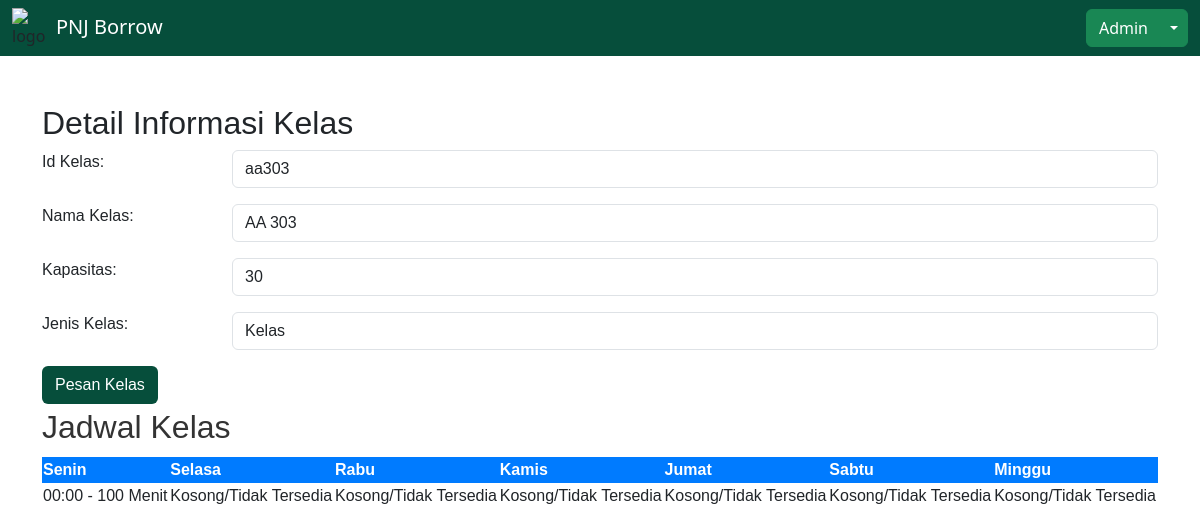
The app's page /detail_kelas.php?id=aa303 (signed in) with its own data.
### tables this page shows
CREATE TABLE IF NOT EXISTS `kelas` (
  `id_kelas` varchar(50) NOT NULL,
  `nama_kelas` varchar(50) NOT NULL,
  `kapasitas_kelas` int NOT NULL,
  `jenis_kelas` varchar(50) NOT NULL DEFAULT 'Kelas',
  PRIMARY KEY (`id_kelas`)
);

CREATE TABLE IF NOT EXISTS `jadwal_kelas` (
  `id_kelas` varchar(50) NOT NULL,
  `senin` varchar(500) NOT NULL DEFAULT 'Kosong/Tidak Tersedia',
  `selasa` varchar(500) NOT NULL DEFAULT 'Kosong/Tidak Tersedia',
  `rabu` varchar(500) NOT NULL DEFAULT 'Kosong/Tidak Tersedia',
  `kamis` varchar(500) NOT NULL DEFAULT 'Kosong/Tidak Tersedia',
  `jumat` varchar(500) NOT NULL DEFAULT 'Kosong/Tidak Tersedia',
  `sabtu` varchar(500) NOT NULL DEFAULT 'Kosong/Tidak Tersedia',
  `minggu` varchar(500) NOT NULL DEFAULT 'Kosong/Tidak Tersedia',
  PRIMARY KEY (`id_kelas`)
);

### detail_kelas.php (the view, shortened to what this page needs)
<?php
include("connection.php");
$isAdmin = $_SESSION['status_user'] == 'Administrator';
$isDosen = $_SESSION['status_user'] == 'Dosen';
if (isset($_GET['id'])) {
  $kelasId = $_GET['id'];
  $query = "SELECT * FROM kelas WHERE id_kelas = :kelasId";
  $stmt = $conn->prepare($query);
  $stmt->bindParam(':kelasId', $kelasId, PDO::PARAM_STR);
  $stmt->execute();
  $classDetails = $stmt->fetch(PDO::FETCH_ASSOC);
  $scheduleQuery = "SELECT * FROM jadwal_kelas WHERE id_kelas = :kelasId";
  $scheduleStmt = $conn->prepare($scheduleQuery);
  $scheduleStmt->bindParam(':kelasId', $kelasId, PDO::PARAM_STR);
  $scheduleStmt->execute();
  $classSchedule = $scheduleStmt->fetchAll(PDO::FETCH_ASSOC);
}
?>
<!DOCTYPE html>
<html lang="en">
<head>
  <link href="https://cdn.jsdelivr.net/npm/bootstrap@5.3.2/dist/css/bootstrap.min.css" rel="stylesheet" />
</head>
<body>
  <div class=" page-holder bg-cover">
    <nav style="background-color: #064e3b;" class="navbar navbar-expand-xl navbar-light">
      <div class="container-fluid">
        <div class="d-flex flex-row">
          <img src="./Meta/logoooo0.png" style="width: 40px; height: 40px;" alt="logo">
          <div class="p-1">
            <a class="navbar-brand text-white" href="index.php">PNJ Borrow</a>
          </div>
        </div>
        <div class="btn-group">
          <button type="button" class="btn btn-success text-white"><?= $_SESSION["username"] ?></button>
          <button type="button" class="btn dropdown-toggle dropdown-toggle-split btn-success" data-bs-toggle="dropdown" data-bs-display="static" aria-expanded="false">
          </button>
        </div>
      </div>
    </nav>
    <div class="container mt-5" style="font-family: Arial, sans-serif;">
      <div class="">
        <h2>Detail Informasi Kelas</h2>
        <form action="<?php if ($classDetails) : ?>" method="post">
          <div class="mb-3 row">
            <label for="idkelas" class="form-label col-sm-2">Id Kelas:</label>
            <div class="col-sm-10">
              <input type="text" class="form-control" name="idkelas" value="<?php echo $classDetails['id_kelas']; ?>" required>
            </div>
          </div>
          <div class="mb-3 row">
            <label for="namakelas" class="form-label col-sm-2">Nama Kelas:</label>
            <div class="col-sm-10">
              <input type="text" class="form-control" name="namakelas" value="<?php echo $classDetails['nama_kelas']; ?>" required>
            </div>
          </div>
          <div class="mb-3 row">
            <label for="Kapasitas" class="form-label col-sm-2">Kapasitas:</label>
            <div class="col-sm-10">
              <input type="text" class="form-control" name="kapasitas" value="<?php echo $classDetails['kapasitas_kelas']; ?>" required>
            </div>
          </div>
          <div class="mb-3 row">
            <label for="jeniskelas" class="form-label col-sm-2">Jenis Kelas:</label>
            <div class="col-sm-10">
              <input type="text" class="form-control" name="jeniskelas" value="<?php echo $classDetails['jenis_kelas']; ?>" required>
            </div>
          </div>
        </form>
      </div>
      <?php if ($isAdmin || $isDosen) : ?>
        <div style="margin-top: 5px;">
          <button style="background-color: #064e3b;" type="button" class="btn mb-1 text-white" data-bs-toggle="modal" data-bs-target="#adminActionsModal">
            Pesan Kelas
          </button>
        </div>
      <?php endif; ?>
      <?php if ($classSchedule) : ?>
        <h2 style="color: #333;">Jadwal Kelas</h2>
        <table style="width: 100%; border-collapse: collapse; margin-top: 10px;">
          <thead style="background-color: #007bff; color: #fff;">
            <tr>
              <th>Senin</th>
              <th>Selasa</th>
              <th>Rabu</th>
              <th>Kamis</th>
              <th>Jumat</th>
              <th>Sabtu</th>
              <th>Minggu</th>
            </tr>
          </thead>
          <tbody>
            <?php foreach ($classSchedule as $row) : ?>
              <tr>
                <td><?php echo $row['senin']; ?></td>
                <td><?php echo $row['selasa']; ?></td>
                <td><?php echo $row['rabu']; ?></td>
                <td><?php echo $row['kamis']; ?></td>
                <td><?php echo $row['jumat']; ?></td>
                <td><?php echo $row['sabtu']; ?></td>
                <td><?php echo $row['minggu']; ?></td>
              </tr>
            <?php endforeach; ?>
          </tbody>
        </table>
      <?php else : ?>
        <p style="color: #333;">Jadwal kelas tidak ditemukan.</p>
      <?php endif; ?>
    <?php else : ?>
      <p style="color: #333;">Data kelas tidak ditemukan.</p>
    <?php endif; ?>
    </div>
</body>
</html>

### records on screen
kelas: idkelas "aa303", namakelas "AA 303", kapasitas "30", jeniskelas "Kelas"
jadwal_kelas: senin "00:00 - 100 Menit", selasa "Kosong/Tidak Tersedia", rabu "Kosong/Tidak Tersedia", kamis "Kosong/Tidak Tersedia", jumat "Kosong/Tidak Tersedia", sabtu "Kosong/Tidak Tersedia", minggu "Kosong/Tidak Tersedia"

### other values on screen
$_SESSION["username"] "Admin"
